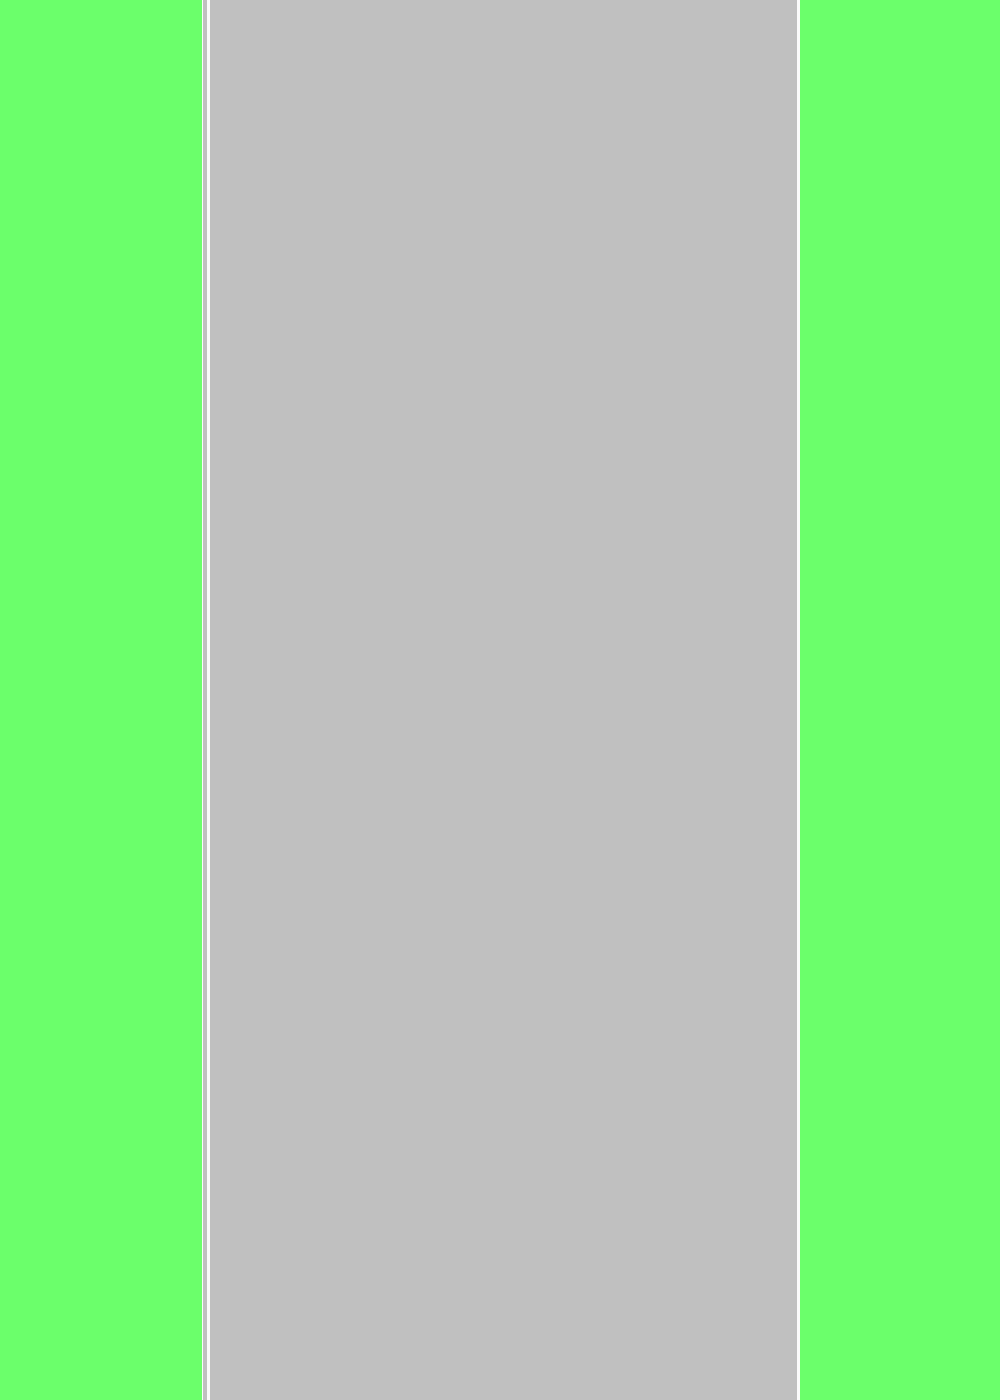

A 2D game scene composited from a Tiled map and its tileset images. What follows is a short description and the map's XML, with each tile layer's data collapsed to a summary:
An orthogonal 10x14 tile map with 100x100 px tiles, 3 tile layers (Background, Course, Grass) and 1 object.

<map version="1.0" orientation="orthogonal" renderorder="right-down" width="10" height="14" tilewidth="100" tileheight="100" nextobjectid="5">
 <tileset firstgid="1" name="aaaaaaaaa" tilewidth="100" tileheight="100" tilecount="36" columns="12">
  <image source="aaaaaaaaa.png" width="1200" height="315" />
  <tile id="0">
   <properties>
    <property name="Identifier" type="int" value="0" />
   </properties>
  </tile>
  <tile id="1">
   <properties>
    <property name="Identifier" type="int" value="0" />
   </properties>
  </tile>
  <tile id="2">
   <properties>
    <property name="Identifier" type="int" value="0" />
   </properties>
  </tile>
  <tile id="3">
   <properties>
    <property name="Identifier" type="int" value="0" />
   </properties>
  </tile>
  <tile id="4">
   <properties>
    <property name="Identifier" type="int" value="0" />
   </properties>
  </tile>
  <tile id="5">
   <properties>
    <property name="Identifier" type="int" value="1" />
   </properties>
  </tile>
  <tile id="6">
   <properties>
    <property name="Identifier" type="int" value="1" />
   </properties>
  </tile>
  <tile id="7">
   <properties>
    <property name="Identifier" type="int" value="1" />
   </properties>
  </tile>
  <tile id="8">
   <properties>
    <property name="Identifier" type="int" value="1" />
   </properties>
  </tile>
  <tile id="12">
   <properties>
    <property name="Identifier" type="int" value="2" />
   </properties>
  </tile>
  <tile id="13">
   <properties>
    <property name="Identifier" type="int" value="2" />
   </properties>
  </tile>
  <tile id="14">
   <properties>
    <property name="Identifier" type="int" value="0" />
   </properties>
  </tile>
  <tile id="15">
   <properties>
    <property name="Identifier" type="int" value="0" />
   </properties>
  </tile>
  <tile id="16">
   <properties>
    <property name="Identifier" type="int" value="0" />
   </properties>
  </tile>
  <tile id="17">
   <properties>
    <property name="Identifier" type="int" value="0" />
   </properties>
  </tile>
  <tile id="18">
   <properties>
    <property name="Identifier" type="int" value="0" />
   </properties>
  </tile>
  <tile id="19">
   <properties>
    <property name="Identifier" type="int" value="0" />
   </properties>
  </tile>
  <tile id="20">
   <properties>
    <property name="Identifier" type="int" value="0" />
   </properties>
  </tile>
 </tileset>
 <layer name="Background" width="10" height="14">
  <data>[140 cells, 140 non-empty, 1 distinct tile ids]</data>
 </layer>
 <layer name="Course" width="10" height="14">
  <data>[140 cells, 84 non-empty, 3 distinct tile ids]</data>
 </layer>
 <layer name="Grass" width="10" height="14">
  <data>[140 cells, 0 non-empty, 0 distinct tile ids]</data>
 </layer>
 <objectgroup name="Bike">
  <object id="4" x="93.9393" y="490.909" width="109.091" height="112.121" />
 </objectgroup>
</map>
